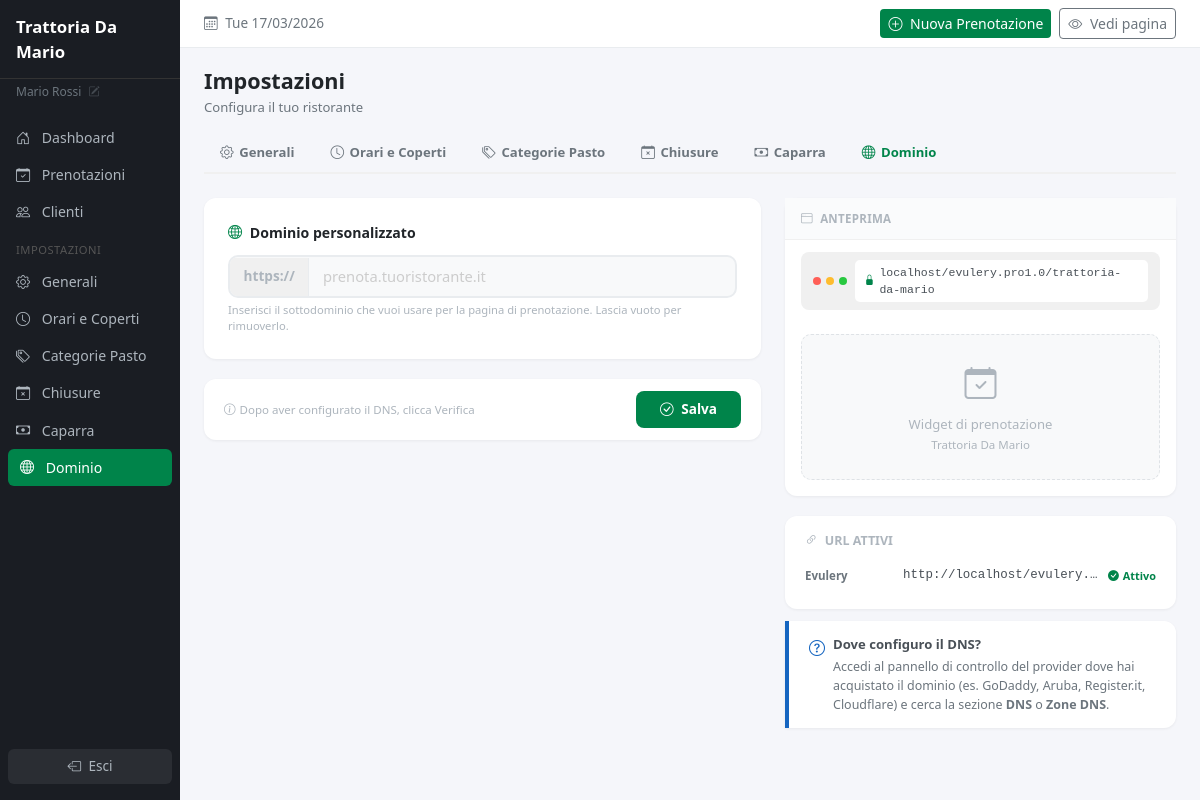
Page /dashboard/settings/domain (signed in) on the committed database.
### tables this page shows
CREATE TABLE IF NOT EXISTS `tenants` (
    `id`                    INT UNSIGNED AUTO_INCREMENT PRIMARY KEY,
    `slug`                  VARCHAR(100) NOT NULL UNIQUE,
    `name`                  VARCHAR(255) NOT NULL,
    `email`                 VARCHAR(255) NOT NULL,
    `phone`                 VARCHAR(30) DEFAULT NULL,
    `address`               VARCHAR(500) DEFAULT NULL,
    `logo_url`              VARCHAR(500) DEFAULT NULL,
    `custom_domain`         VARCHAR(255) DEFAULT NULL UNIQUE,
    `domain_status`         ENUM('none','dns_pending','linked') NOT NULL DEFAULT 'none',
    `cname_target`          VARCHAR(255) DEFAULT NULL,
    `plan`                  ENUM('base','deposit','custom') NOT NULL DEFAULT 'base',
    `plan_price`            DECIMAL(8,2) NOT NULL DEFAULT 49.00,
    `stripe_account_id`     VARCHAR(255) DEFAULT NULL,
    `deposit_enabled`       TINYINT(1) NOT NULL DEFAULT 0,
    `deposit_amount`        DECIMAL(8,2) DEFAULT NULL,
    `cancellation_policy`   TEXT DEFAULT NULL,
    `table_duration`        INT UNSIGNED NOT NULL DEFAULT 90,
    `time_step`             INT UNSIGNED NOT NULL DEFAULT 30,
    `booking_advance_min`   INT UNSIGNED NOT NULL DEFAULT 0,
    `booking_advance_max`   INT UNSIGNED NOT NULL DEFAULT 60,
    `timezone`              VARCHAR(50) NOT NULL DEFAULT 'Europe/Rome',
    `is_active`             TINYINT(1) NOT NULL DEFAULT 0,
    `created_at`            DATETIME NOT NULL DEFAULT CURRENT_TIMESTAMP,
    `updated_at`            DATETIME NOT NULL DEFAULT CURRENT_TIMESTAMP ON UPDATE CURRENT_TIMESTAMP,

    INDEX `idx_slug` (`slug`),
    INDEX `idx_custom_domain` (`custom_domain`),
    INDEX `idx_is_active` (`is_active`)
);

### app/Controllers/Dashboard/DomainController.php (called while the page is built, shortened)
<?php
class DomainController
{
    public function index(Request $request): void
    {
        view('dashboard/settings/domain', [
            'title'      => 'Dominio Personalizzato',
            'activeMenu' => 'domain',
            'tenant'     => TenantResolver::current(),
        ], 'dashboard');
    }
}

### app/Core/App.php (called while the page is built, shortened)
<?php
class App
{
    private Router $router;
    private Request $request;
    public function __construct()
    {
        $this->request = new Request();
        $this->router = new Router();
    }
    public function run(): void
    {
        $method = $this->request->method();
        $uri = $this->request->uri();
        $match = $this->router->resolve($method, $uri);
        $this->request->setParams($match['params']);
        $this->runMiddleware($match['middleware']);
        [$controllerClass, $action] = $match['handler'];
        $controller = new $controllerClass();
        $controller->$action($this->request);
    }
    private function runMiddleware(array $middleware): void
    {
        $middlewareMap = [
            'auth'      => \App\Middleware\AuthMiddleware::class,
            'admin'     => \App\Middleware\AdminMiddleware::class,
            'tenant'    => \App\Middleware\TenantMiddleware::class,
            'csrf'      => \App\Middleware\CSRFMiddleware::class,
            'ratelimit' => \App\Middleware\RateLimitMiddleware::class,
        ];
        foreach ($middleware as $name) {
            $class = $middlewareMap[$name] ?? null;
            if ($class && class_exists($class)) {
                $instance = new $class();
                $instance->handle($this->request);
            }
        }
    }
}

### public/index.php (called while the page is built, shortened)
<?php
try {
    $app = new \App\Core\App();
    $app->boot();
    $app->run();
} catch (\Throwable $e) {
    app_log($e->getMessage() . ' in ' . $e->getFile() . ':' . $e->getLine(), 'error');
    \App\Core\Response::serverError($e->getMessage());
}

### app/Helpers/functions.php (called while the page is built, shortened)
<?php
function env(string $key, mixed $default = null): mixed
{
    return $_ENV[$key] ?? $default;
}
function url(string $path = ''): string
{
    $base = rtrim(env('APP_URL', ''), '/');
    return $base . '/' . ltrim($path, '/');
}
function asset(string $path): string
{
    $cleanPath = ltrim($path, '/');
    $filePath = BASE_PATH . '/public/assets/' . $cleanPath;
    $version = file_exists($filePath) ? filemtime($filePath) : '';
    return url('assets/' . $cleanPath) . ($version ? '?v=' . $version : '');
}
function e(?string $value): string
{
    return htmlspecialchars($value ?? '', ENT_QUOTES, 'UTF-8');
}
function auth(): ?array
{
    return \App\Core\Auth::user();
}
function tenant(): ?array
{
    return \App\Core\TenantResolver::current();
}
function format_date(string $date, string $format = 'd/m/Y'): string
{
    return date($format, strtotime($date));
}

### app/Middleware/TenantMiddleware.php (called while the page is built, shortened)
<?php
class TenantMiddleware
{
    public function handle(Request $request): void
    {
        $tenantId = Auth::tenantId();
        if (!TenantResolver::current()) {
            $db = Database::getInstance();
            $stmt = $db->prepare('SELECT * FROM tenants WHERE id = :id AND is_active = 1 LIMIT 1');
            $stmt->execute(['id' => $tenantId]);
        }
    }
}

### app/Core/TenantResolver.php (called while the page is built, shortened)
<?php
class TenantResolver
{
    private static ?array $currentTenant = null;
    public static function current(): ?array
    {
        return self::$currentTenant;
    }
    public static function setCurrent(?array $tenant): void
    {
        self::$currentTenant = $tenant;
    }
}

### app/Core/Session.php (called while the page is built, shortened)
<?php
class Session
{
    public static function get(string $key, mixed $default = null): mixed
    {
        return $_SESSION[$key] ?? $default;
    }
    public static function has(string $key): bool
    {
        return isset($_SESSION[$key]);
    }
}

### app/Core/Auth.php (called while the page is built, shortened)
<?php
class Auth
{
    public static function user(): ?array
    {
        return [
            'id'        => Session::get('user_id'),
            'tenant_id' => Session::get('tenant_id'),
            'role'      => Session::get('user_role'),
            'email'     => Session::get('user_email'),
            'name'      => Session::get('user_name'),
        ];
    }
    public static function isLoggedIn(): bool
    {
        return Session::has('user_id');
    }
}

### views/dashboard/settings/domain.php (the view, shortened to what this page needs)
<?php
$settingsTabs = [
    ['url' => url('dashboard/settings'),                'icon' => 'bi-gear',  'label' => 'Generali',         'key' => 'settings'],
    ['url' => url('dashboard/settings/slots'),          'icon' => 'bi-clock', 'label' => 'Orari e Coperti',  'key' => 'slots'],
    ['url' => url('dashboard/settings/meal-categories'),'icon' => 'bi-tags',       'label' => 'Categorie Pasto',  'key' => 'meal-categories'],
    ['url' => url('dashboard/settings/closures'),       'icon' => 'bi-calendar-x', 'label' => 'Chiusure',         'key' => 'closures'],
    ['url' => url('dashboard/settings/deposit'),        'icon' => 'bi-cash',       'label' => 'Caparra',          'key' => 'deposit'],
    ['url' => url('dashboard/settings/domain'),         'icon' => 'bi-globe',      'label' => 'Dominio',          'key' => 'domain'],
];
$customDomain = $tenant['custom_domain'] ?? '';
$hostedUrl = url($tenant['slug']);
?>
<h2 style="font-size:1.35rem; font-weight:700; margin-bottom:.25rem;">Impostazioni</h2>
<p style="font-size:.82rem; color:#6c757d; margin-bottom:1rem;">Configura il tuo ristorante</p>
<div class="settings-tabs">
    <?php foreach ($settingsTabs as $tab): ?>
    <a href="<?= $tab['url'] ?>" class="settings-tab <?= $tab['key'] === 'domain' ? 'active' : '' ?>">
        <i class="bi <?= $tab['icon'] ?>"></i> <?= $tab['label'] ?>
    </a>
    <?php endforeach; ?>
</div>
<div class="row g-4">
    <div class="col-lg-7">
        <form method="POST" action="<?= url('dashboard/settings/domain') ?>" id="domain-form">
            <div class="domain-input-wrap">
                <div style="font-size:.88rem;font-weight:700;color:#212529;margin-bottom:.75rem;">
                    <i class="bi bi-globe2 me-1" style="color:var(--brand);"></i> Dominio personalizzato
                </div>
                <div class="domain-field">
                    <span class="domain-prefix">https://</span>
                    <input type="text" class="domain-input" name="custom_domain"
                           value="<?= e($customDomain) ?>"
                           placeholder="prenota.tuoristorante.it">
                </div>
                <div class="field-hint">Inserisci il sottodominio che vuoi usare per la pagina di prenotazione. Lascia vuoto per rimuoverlo.</div>
            </div>
            <div class="save-bar">
                <span class="save-hint"><i class="bi bi-info-circle me-1"></i>Dopo aver configurato il DNS, clicca Verifica</span>
                <div style="display:flex;gap:.5rem;">
                    <button type="submit" class="btn-save"><i class="bi bi-check-circle me-1"></i> Salva</button>
                </div>
            </div>
        </form>
    </div>
    <div class="col-lg-5">
        <div class="preview-card">
            <div class="preview-header"><i class="bi bi-window me-1"></i> Anteprima</div>
            <div class="browser-bar">
                <div class="browser-dots">
                    <div class="browser-dot" style="background:#FF5F57;"></div>
                    <div class="browser-dot" style="background:#FEBC2E;"></div>
                    <div class="browser-dot" style="background:#28C840;"></div>
                </div>
                <div class="browser-url">
                    <i class="bi bi-lock-fill"></i>
                    <?= $customDomain ? e($customDomain) : e(parse_url($hostedUrl, PHP_URL_HOST) . parse_url($hostedUrl, PHP_URL_PATH)) ?>
                </div>
            </div>
            <div class="preview-body">
                <div class="preview-widget">
                    <i class="bi bi-calendar-check" style="font-size:2rem;display:block;margin-bottom:.5rem;"></i>
                    Widget di prenotazione<br>
                    <span style="font-size:.72rem;"><?= e($tenant['name']) ?></span>
                </div>
            </div>
        </div>
        <div class="url-card">
            <div style="font-size:.78rem;font-weight:700;color:#adb5bd;text-transform:uppercase;margin-bottom:.5rem;">
                <i class="bi bi-link-45deg me-1"></i> URL attivi
            </div>
            <div class="url-row">
                <span class="url-label-text">Evulery</span>
                <span class="url-value"><?= e($hostedUrl) ?></span>
                <span class="url-status" style="color:var(--brand);"><i class="bi bi-check-circle-fill"></i> Attivo</span>
            </div>
        </div>
        <div class="card" style="margin-top:.75rem;border-left:4px solid #1565C0;border-radius:0 12px 12px 0;">
            <div class="tip-card">
                <i class="bi bi-question-circle" style="color:#1565C0;font-size:1rem;margin-top:.1rem;"></i>
                <div>
                    <div class="tip-title">Dove configuro il DNS?</div>
                    <div class="tip-text">
                        Accedi al pannello di controllo del provider dove hai acquistato il dominio
                        (es. GoDaddy, Aruba, Register.it, Cloudflare) e cerca la sezione <strong>DNS</strong> o <strong>Zone DNS</strong>.
                    </div>
                </div>
            </div>
        </div>
    </div>
</div>

### views/layouts/dashboard.php (shortened to what this page needs)
<!DOCTYPE html>
<html lang="it">
<head>
    <link href="https://cdn.jsdelivr.net/npm/bootstrap@5.3.3/dist/css/bootstrap.min.css" rel="stylesheet">
    <link href="https://cdn.jsdelivr.net/npm/bootstrap-icons@1.11.3/font/bootstrap-icons.min.css" rel="stylesheet">
    <link href="<?= asset('css/dashboard.css') ?>" rel="stylesheet">
</head>
<body>
    <div id="sidebar">
        <div class="sidebar-brand d-none d-md-block"><?= e(tenant()['name'] ?? env('APP_NAME', 'Evulery')) ?></div>
        <a href="<?= url('dashboard/profile') ?>" class="sidebar-user d-none d-md-block"><?= e(auth()['name'] ?? '') ?> <i class="bi bi-pencil-square" style="font-size:.7rem;opacity:.5;margin-left:.25rem;"></i></a>
        <nav style="padding:.5rem 0;">
            <ul class="nav flex-column">
                <li class="nav-item">
                    <a class="nav-link <?= ($activeMenu ?? '') === 'home' ? 'active' : '' ?>" href="<?= url('dashboard') ?>">
                        <i class="bi bi-house-door me-2"></i> Dashboard
                    </a>
                </li>
                <li class="nav-item">
                    <a class="nav-link <?= ($activeMenu ?? '') === 'reservations' ? 'active' : '' ?>" href="<?= url('dashboard/reservations') ?>">
                        <i class="bi bi-calendar-check me-2"></i> Prenotazioni
                    </a>
                </li>
                <li class="nav-item">
                    <a class="nav-link <?= ($activeMenu ?? '') === 'customers' ? 'active' : '' ?>" href="<?= url('dashboard/customers') ?>">
                        <i class="bi bi-people me-2"></i> Clienti
                    </a>
                </li>
                <li class="nav-item"><div class="sidebar-section">Impostazioni</div></li>
                <li class="nav-item">
                    <a class="nav-link <?= ($activeMenu ?? '') === 'settings' ? 'active' : '' ?>" href="<?= url('dashboard/settings') ?>">
                        <i class="bi bi-gear me-2"></i> Generali
                    </a>
                </li>
                <li class="nav-item">
                    <a class="nav-link <?= ($activeMenu ?? '') === 'slots' ? 'active' : '' ?>" href="<?= url('dashboard/settings/slots') ?>">
                        <i class="bi bi-clock me-2"></i> Orari e Coperti
                    </a>
                </li>
                <li class="nav-item">
                    <a class="nav-link <?= ($activeMenu ?? '') === 'meal-categories' ? 'active' : '' ?>" href="<?= url('dashboard/settings/meal-categories') ?>">
                        <i class="bi bi-tags me-2"></i> Categorie Pasto
                    </a>
                </li>
                <li class="nav-item">
                    <a class="nav-link <?= ($activeMenu ?? '') === 'closures' ? 'active' : '' ?>" href="<?= url('dashboard/settings/closures') ?>">
                        <i class="bi bi-calendar-x me-2"></i> Chiusure
                    </a>
                </li>
                <li class="nav-item">
                    <a class="nav-link <?= ($activeMenu ?? '') === 'deposit' ? 'active' : '' ?>" href="<?= url('dashboard/settings/deposit') ?>">
                        <i class="bi bi-cash me-2"></i> Caparra
                    </a>
                </li>
                <li class="nav-item">
                    <a class="nav-link <?= ($activeMenu ?? '') === 'domain' ? 'active' : '' ?>" href="<?= url('dashboard/settings/domain') ?>">
                        <i class="bi bi-globe me-2"></i> Dominio
                    </a>
                </li>
            </ul>
        </nav>
        <div class="sidebar-logout">
            <form method="POST" action="<?= url('auth/logout') ?>">
                <button type="submit" class="btn">
                    <i class="bi bi-box-arrow-left me-1"></i> Esci
                </button>
            </form>
        </div>
    </div>
    <div id="main-content">
        <div class="top-bar d-none d-md-flex">
            <span class="top-bar-date">
                <i class="bi bi-calendar3 me-1"></i> <?= format_date(date('Y-m-d'), 'D d/m/Y') ?>
            </span>
            <div class="d-flex align-items-center gap-2">
                <a href="<?= url('dashboard/reservations/create') ?>" class="btn btn-brand btn-sm btn-nuova-desktop">
                    <i class="bi bi-plus-circle me-1"></i> Nuova Prenotazione
                </a>
                <a href="<?= url(tenant()['slug'] ?? '') ?>" target="_blank" class="btn btn-outline-secondary btn-sm">
                    <i class="bi bi-eye me-1"></i> Vedi pagina
                </a>
            </div>
        </div>
        <div class="page-body">
            <?= $content ?>
        </div>
    </div>
</body>
</html>

### rows in the picture
tenants: name "Trattoria Da Mario", slug "localhost/evulery.pro1.0/trattoria-da-mario", slug "http://localhost/evulery.…"

### other values in the picture
auth()['name'] "Mario Rossi"
$tab['label'] "Generali"
$tab['label'] "Orari e Coperti"
$tab['label'] "Categorie Pasto"
$tab['label'] "Chiusure"
$tab['label'] "Caparra"
$tab['label'] "Dominio"
